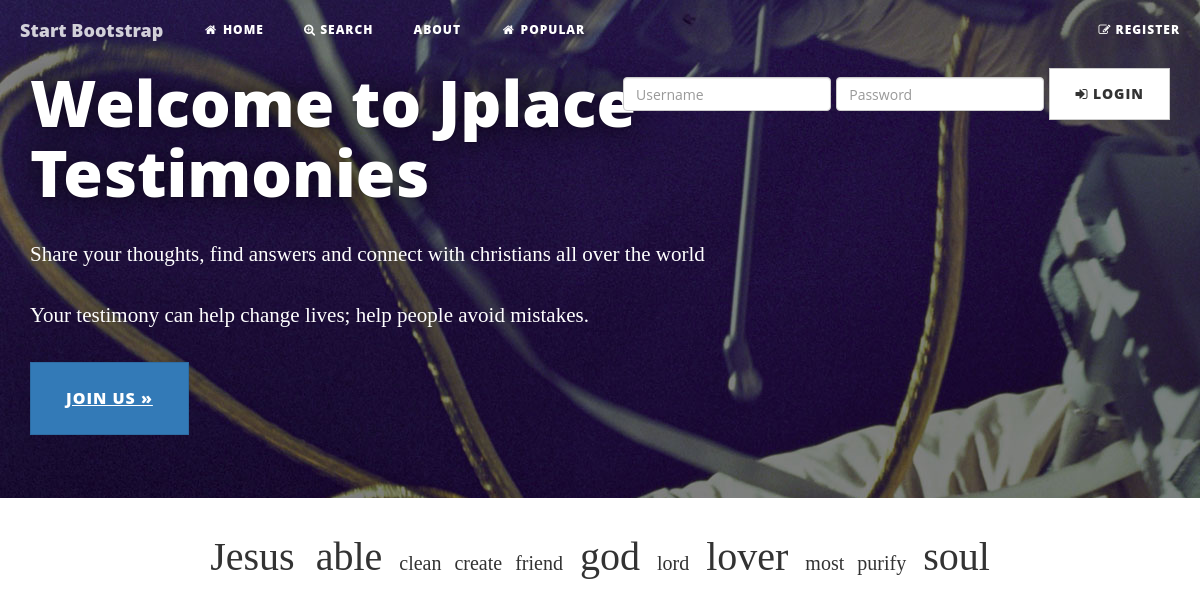
The app's page /tag/ with its own data.
### jplaceapp/models.py (models this page shows, shortened)
class Tag(models.Model):
    name = models.CharField(max_length=64, unique=True)
    testimony = models.ManyToManyField(Testimonies)

### jplaceapp/views.py (the view)
# urls.py: url(r'^tag/$', 'jplaceapp.views.tag_cloud_page', name='tag_cloud_page'),
def tag_cloud_page(request):
    MAX_WEIGHT = 5
    tags = Tag.objects.order_by('name')
    min_count = max_count = tags[0].testimony.count()
    for tag in tags:
        tag.count = tag.testimony.count()
        if tag.count < min_count:
            min_count = tag.count
            if max_count < tag.count:
                max_count = tag.count
    range = float(max_count - min_count)
    if range == 0.0:
        range = 1.0
    for tag in tags:
        tag.weight = int(
            MAX_WEIGHT * (tag.count - min_count) / range)
    context= {
        'tags': tags
    }
    return render(request,'tag_cloud_page.html', context)

### templates/tag_cloud_page.html (shortened to what this page needs)
{% extends "base.html" %}
{% load staticfiles %}
{% block content %}
<div class="jumbotron" >
        <div class="container" style="">
            <div class="row">
                <div class="col-sm-8">
                <h1>Welcome to Jplace Testimonies</h1>
                <p>Share your thoughts, find answers and connect with christians all over the world</p>
                <p>Your testimony can help change lives; help people avoid mistakes.</p>
                  <p>
                      <a class="btn btn-lg btn-primary" href="" role="button">Join Us &raquo;</a>
                  </p>
                </div>
            </div>
        </div>
    </div>
<div id="tag-cloud">
    {% for tag in tags %}
        <a href="/tag/{{ tag.name | urlencode }}/" class="tag-cloud-{{ tag.weight }}"> {{ tag.name |escape}}</a>
    {% endfor %}
</div>
{% endblock %}

### templates/base.html (shortened to what this page needs)
{% load staticfiles %}
<!DOCTYPE html>
<html lang="en">
  <head>
    {% include 'head_css.html' %}
  </head>
  <body>
{% include 'navbar.html' %}
    {% block content %}
    {% endblock %}
  </body>
</html>

### templates/head_css.html
{% load staticfiles %}
<link href="{% static 'css/bootstrap.min.css' %}" type="text/css" rel="stylesheet">
<link href="{% static 'css/home.css' %}" type="text/css" rel="stylesheet">
<link href="{% static 'css/clean-blog.min.css' %}" type="text/css" rel="stylesheet">
<link href="{% static 'font-awesome/css/font-awesome.min.css' %}" type="text/css" rel="stylesheet">

### templates/navbar.html (shortened to what this page needs)
    <nav class="navbar navbar-default navbar-custom navbar-fixed-top">
      <div class="container-fluid">
            <div class="navbar-header page-scroll">
                <a class="navbar-brand" href="index.html">Start Bootstrap</a>
            </div>
        <div id="navbar" class="navbar-collapse collapse">
          <ul class="nav navbar-nav">
            <li ><a href="{% url 'home' %}"><i class="fa fa-home fa-fw" aria-hidden="true"></i>&nbsp;Home</a></li>
            <li><a href="{% url 'search_page' %}"><i class="fa fa-search-plus" aria-hidden="true"></i>&nbsp;Search</a></li>
            <li><a href="/about">About</a></li>
             <li><a href="{% url 'popular_page' %}"><i class="fa fa-home fa-fw" aria-hidden="true"></i>&nbsp;Popular</a></li>
          </ul>
          <ul class="nav navbar-nav navbar-right">
            {% if request.user.is_authenticated %}
            <li><a href="{% url 'auth_logout' %}"><i class="fa fa-sign-out" aria-hidden="true"></i>&nbsp;Logout</a></li>
            <li class="active"><a href="{% url 'testimonies_save_page' %}"><i class="fa fa-pencil" aria-hidden="true"></i>&nbsp;submit</a></li>
            <li><a href="{% url 'friend_invite' %}"><i class="fa fa-pencil" aria-hidden="true"></i>&nbsp;invite</a></li>
            {% else %}
            <li><a href="{% url 'registration_register' %}"><i class="fa fa-pencil-square-o" aria-hidden="true"></i>&nbsp;Register</a></li>
            {% endif %}
            </ul>
          {% if not request.user.is_authenticated and not "/accounts/login" in request.get_full_path %}
            <form class="navbar-form navbar-right" method="POST" action="{% url 'auth_login' %}">
              <div class="form-group">
                <input type="text" class="form-control" name="username" placeholder="Username"/>
              </div>
              <div class="form-group">
                <input type="password" class="form-control" name="password" placeholder="Password"/>
              </div>
              <button type="submit" class="btn btn-default"><i class="fa fa-sign-in" aria-hidden="true"></i>&nbsp;Login</button>
            </form>
          {% endif %}
        </div>
      </div>
    </nav>

### templates/javascript.html (shortened to what this page needs)
{% load staticfiles %}

### static/our_static/css/home.css (style rules this page uses)
body { min-height: 1000px; }
.jumbotron { margin-top: 50px; }
.jumbotron h1 { font-size: 64px; text-shadow: 0 1px 1px rgba(0,0,0,0.25),0 1px 30px rgba(0,0,0,0.75); }
#tag-cloud { text-align: center; }
#tag-cloud a { margin: 0 0.2em; }
.tag-cloud-0 { font-size: 100%; }
.tag-cloud-5 { font-size: 200%; }

### records on screen
Tag: name "Jesus"
Tag: name "able"
Tag: name "clean"
Tag: name "create"
Tag: name "friend"
Tag: name "god"
Tag: name "lord"
Tag: name "lover"
Tag: name "most"
Tag: name "purify"
Tag: name "soul"
